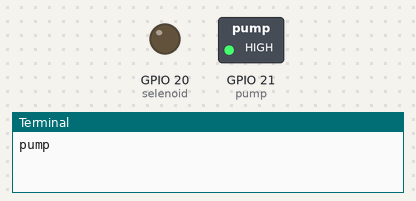
A program run on a simulated Raspberry Pi (BCM pin numbers). On the bench: switched loads named in the program (green lamp = pin HIGH), output pins drawn as LEDs (lit = HIGH), the last lines printed to the terminal.

Above: at 1.0 s.
At 3.0 s:
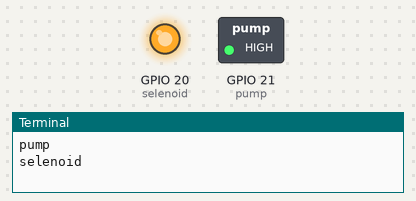
At 5.0 s:
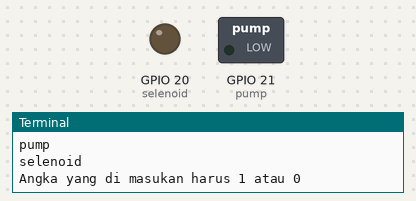
Timing chart, 0 to 7.8 s (numbered marks = the images above):
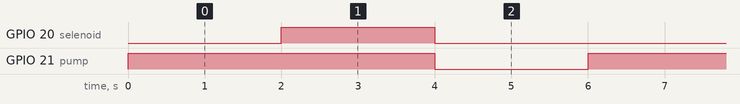

The program:

selenoid.py
```python
import RPi.GPIO as GPIO
import smbus as smbus
import time

selenoid = 20
pump = 21
GPIO.setwarnings(False)
GPIO.setmode(GPIO.BCM)
GPIO.setup(selenoid, GPIO.OUT)
GPIO.setup(pump, GPIO.OUT)

while True:
   try:
      GPIO.output(pump, GPIO.HIGH)
      print ("pump")
      time.sleep(2)
      GPIO.output(selenoid, GPIO.HIGH)
      print ("selenoid")
      time.sleep(2)
      GPIO.output(pump, GPIO.LOW)
      GPIO.output(selenoid, GPIO.LOW)

      print ("Angka yang di masukan harus 1 atau 0")
      time.sleep(2)

   except KeyboardInterrupt:
      GPIO.cleanup()
```

Measured:
- by itself, GPIO 20 (selenoid): alternates HIGH for 2.0 s and LOW for 4.0 s
- by itself, GPIO 21 (pump): alternates HIGH for 4.0 s and LOW for 2.0 s
- by itself, everything shown: repeats every 6.0 s, in 3 steps
